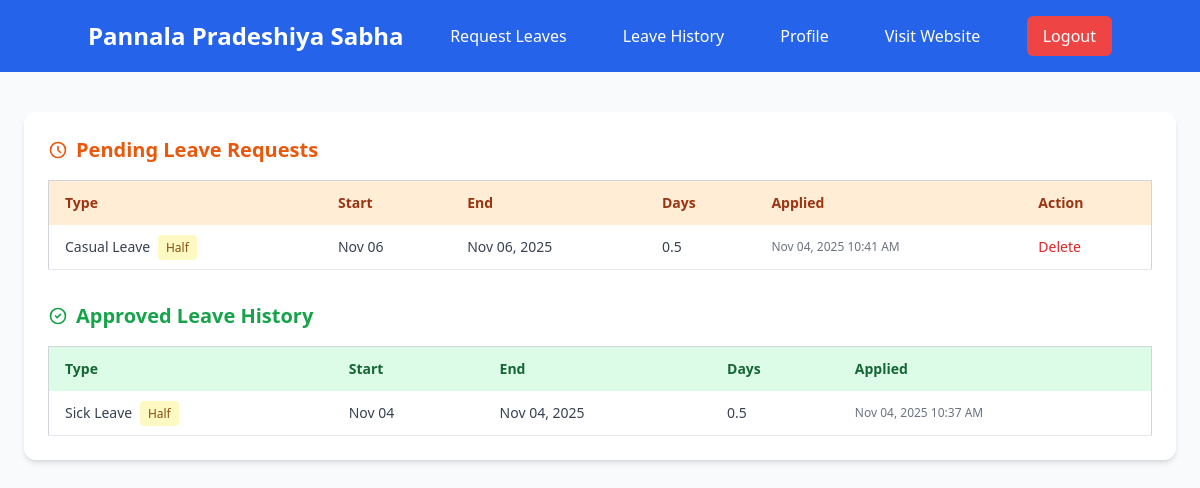
Page /user/leave_history.php (signed in) on the earlier database version.
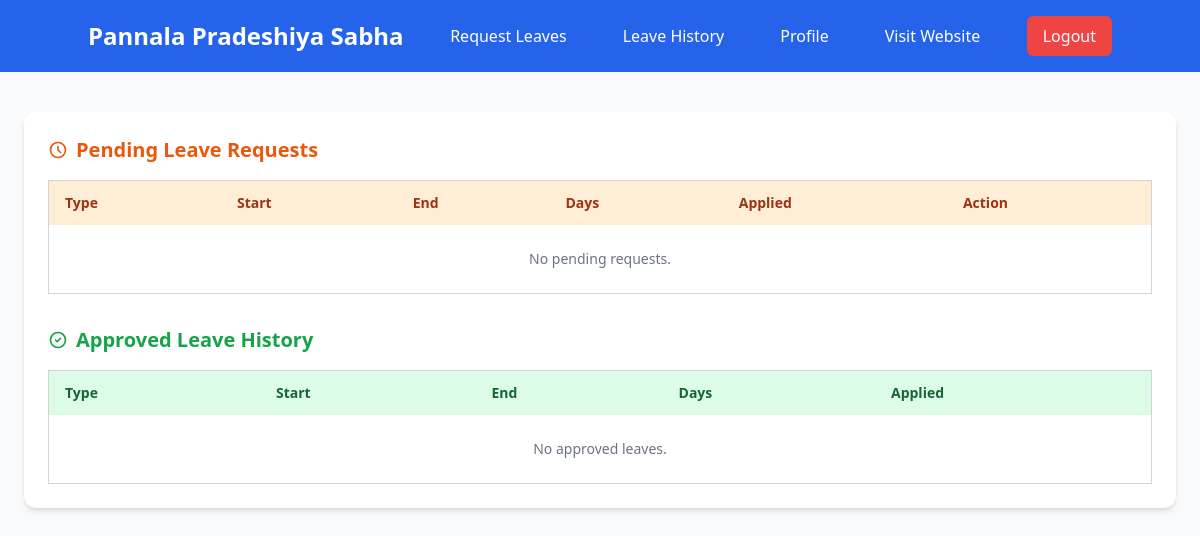
Same page on the later database version.
### tables this page shows
CREATE TABLE `wp_leave_request` (
  `request_id` int NOT NULL,
  `user_id` int NOT NULL,
  `leave_type` varchar(50) DEFAULT NULL,
  `leave_start_date` date NOT NULL,
  `leave_end_date` date NOT NULL,
  `number_of_days` int NOT NULL,
  `reason` text,
  `substitute` varchar(255) DEFAULT NULL,
  `status` int DEFAULT NULL COMMENT '1-pending, 2-accept, 3-reject',
  `step_1_approver_id` int DEFAULT NULL,
  `step_1_status` enum('pending','approved','rejected') DEFAULT 'pending',
  `step_1_date` datetime DEFAULT NULL,
  `step_2_approver_id` int DEFAULT NULL,
  `step_2_status` enum('pending','approved','rejected') DEFAULT 'pending',
  `step_2_date` datetime DEFAULT NULL,
  `step_3_approver_id` int DEFAULT NULL,
  `step_3_status` enum('pending','approved','rejected') DEFAULT 'pending',
  `step_3_date` datetime DEFAULT NULL,
  `final_status` enum('pending','approved','rejected') DEFAULT 'pending',
  `created_at` timestamp NOT NULL DEFAULT CURRENT_TIMESTAMP,
  `updated_at` timestamp NOT NULL DEFAULT CURRENT_TIMESTAMP ON UPDATE CURRENT_TIMESTAMP,
  `sub_office` varchar(255) NOT NULL,
  `office_type` enum('head','sub') DEFAULT 'head',
  `rejection_remark` text,
  `department_id` int DEFAULT NULL
);

### user/leave_history.php (the view, shortened to what the changed rows need)
<?php
require '../includes/dbconfig.php';
$user_id = $_SESSION['user']['id'];
$pending_query = "
    SELECT request_id, leave_type, leave_start_date, leave_end_date, number_of_days, created_at
    FROM wp_leave_request
    WHERE user_id = ? AND final_status = 'pending'
    ORDER BY created_at DESC
";
$pending_stmt = $conn->prepare($pending_query);
$pending_stmt->bind_param("i", $user_id);
$pending_stmt->execute();
$pending_result = $pending_stmt->get_result();
$approved_query = "
    SELECT request_id, leave_type, leave_start_date, leave_end_date, number_of_days, created_at
    FROM wp_leave_request
    WHERE user_id = ? AND final_status = 'approved'
    ORDER BY created_at DESC
";
$approved_stmt = $conn->prepare($approved_query);
$approved_stmt->bind_param("i", $user_id);
$approved_stmt->execute();
$approved_result = $approved_stmt->get_result();
?>
<!DOCTYPE html>
<html lang="en">
<head>
    <script src="https://cdn.tailwindcss.com"></script>
    <link rel="stylesheet" href="https://cdn.jsdelivr.net/npm/sweetalert2@11/dist/sweetalert2.min.css">
</head>
<body class="bg-gray-50 min-h-screen font-sans">
    <div class="max-w-6xl mx-auto mt-10 p-6 bg-white shadow-md rounded-xl space-y-8">
        <div>
            <h2 class="text-xl font-bold text-orange-600 mb-4 flex items-center">
                <svg class="w-5 h-5 mr-2" fill="none" stroke="currentColor" viewBox="0 0 24 24">
                    <path stroke-linecap="round" stroke-linejoin="round" stroke-width="2" d="M12 8v4l3 3m6-3a9 9 0 11-18 0 9 9 0 0118 0z"/>
                </svg>
                Pending Leave Requests
            </h2>
            <div class="overflow-x-auto">
                <table class="min-w-full bg-white border border-gray-300 rounded-md">
                    <thead class="bg-orange-100 text-orange-800 text-sm font-medium">
                        <tr>
                            <th class="py-3 px-4 text-left">Type</th>
                            <th class="py-3 px-4 text-left">Start</th>
                            <th class="py-3 px-4 text-left">End</th>
                            <th class="py-3 px-4 text-left">Days</th>
                            <th class="py-3 px-4 text-left">Applied</th>
                            <th class="py-3 px-4 text-left">Action</th>
                        </tr>
                    </thead>
                    <tbody class="text-gray-700 text-sm">
                        <?php if ($pending_result->num_rows > 0): ?>
                            <?php while ($row = $pending_result->fetch_assoc()): ?>
                                <tr class="hover:bg-gray-50">
                                    <td class="py-3 px-4 border-b"><?= htmlspecialchars($row['leave_type']) ?>
                                        <?php if ($row['number_of_days'] == 0.5): ?>
                                            <span class="text-xs bg-yellow-100 text-yellow-800 px-2 py-1 rounded ml-1">Half</span>
                                        <?php endif; ?>
                                    </td>
                                    <td class="py-3 px-4 border-b"><?= date('M d', strtotime($row['leave_start_date'])) ?></td>
                                    <td class="py-3 px-4 border-b"><?= date('M d, Y', strtotime($row['leave_end_date'])) ?></td>
                                    <td class="py-3 px-4 border-b font-medium">
                                        <?= $row['number_of_days'] == 0.5 ? '0.5' : $row['number_of_days'] ?>
                                    </td>
                                    <td class="py-3 px-4 border-b text-xs text-gray-500">
                                        <?= date('M d, Y h:i A', strtotime($row['created_at'])) ?>
                                    </td>
                                    <td class="py-3 px-4 border-b">
                                        <button onclick="confirmDelete(<?= $row['request_id'] ?>, 'pending')"
                                                class="text-red-600 hover:text-red-800 text-sm font-medium">
                                            Delete
                                        </button>
                                    </td>
                                </tr>
                            <?php endwhile; ?>
                        <?php else: ?>
                            <tr><td colspan="6" class="text-center py-6 text-gray-500">No pending requests.</td></tr>
                        <?php endif; ?>
                    </tbody>
                </table>
            </div>
        </div>
        <div>
            <h2 class="text-xl font-bold text-green-600 mb-4 flex items-center">
                <svg class="w-5 h-5 mr-2" fill="none" stroke="currentColor" viewBox="0 0 24 24">
                    <path stroke-linecap="round" stroke-linejoin="round" stroke-width="2" d="M9 12l2 2 4-4m6 2a9 9 0 11-18 0 9 9 0 0118 0z"/>
                </svg>
                Approved Leave History
            </h2>
            <div class="overflow-x-auto">
                <table class="min-w-full bg-white border border-gray-300 rounded-md">
                    <thead class="bg-green-100 text-green-800 text-sm font-medium">
                        <tr>
                            <th class="py-3 px-4 text-left">Type</th>
                            <th class="py-3 px-4 text-left">Start</th>
                            <th class="py-3 px-4 text-left">End</th>
                            <th class="py-3 px-4 text-left">Days</th>
                            <th class="py-3 px-4 text-left">Applied</th>
                        </tr>
                    </thead>
                    <tbody class="text-gray-700 text-sm">
                        <?php if ($approved_result->num_rows > 0): ?>
                            <?php while ($row = $approved_result->fetch_assoc()): ?>
                                <tr class="hover:bg-gray-50">
                                    <td class="py-3 px-4 border-b"><?= htmlspecialchars($row['leave_type']) ?>
                                        <?php if ($row['number_of_days'] == 0.5): ?>
                                            <span class="text-xs bg-yellow-100 text-yellow-800 px-2 py-1 rounded ml-1">Half</span>
                                        <?php endif; ?>
                                    </td>
                                    <td class="py-3 px-4 border-b"><?= date('M d', strtotime($row['leave_start_date'])) ?></td>
                                    <td class="py-3 px-4 border-b"><?= date('M d, Y', strtotime($row['leave_end_date'])) ?></td>
                                    <td class="py-3 px-4 border-b font-medium">
                                        <?= $row['number_of_days'] == 0.5 ? '0.5' : $row['number_of_days'] ?>
                                    </td>
                                    <td class="py-3 px-4 border-b text-xs text-gray-500">
                                        <?= date('M d, Y h:i A', strtotime($row['created_at'])) ?>
                                    </td>
                                </tr>
                            <?php endwhile; ?>
                        <?php else: ?>
                            <tr><td colspan="6" class="text-center py-6 text-gray-500">No approved leaves.</td></tr>
                        <?php endif; ?>
                    </tbody>
                </table>
            </div>
        </div>
    </div>
</body>
</html>

Differences in the rows shown:
removed wp_leave_request: leave_type "Casual Leave", number_of_days "Half", leave_start_date "Nov 06", leave_end_date "Nov 06, 2025", created_at "Nov 04, 2025 10:41 AM", shown under "Pending Leave Requests"
removed wp_leave_request: leave_type "Sick Leave", number_of_days "Half", leave_start_date "Nov 04", leave_end_date "Nov 04, 2025", created_at "Nov 04, 2025 10:37 AM", shown under "Approved Leave History"
Other differences:
text now shown: "No pending requests. No approved leaves."
